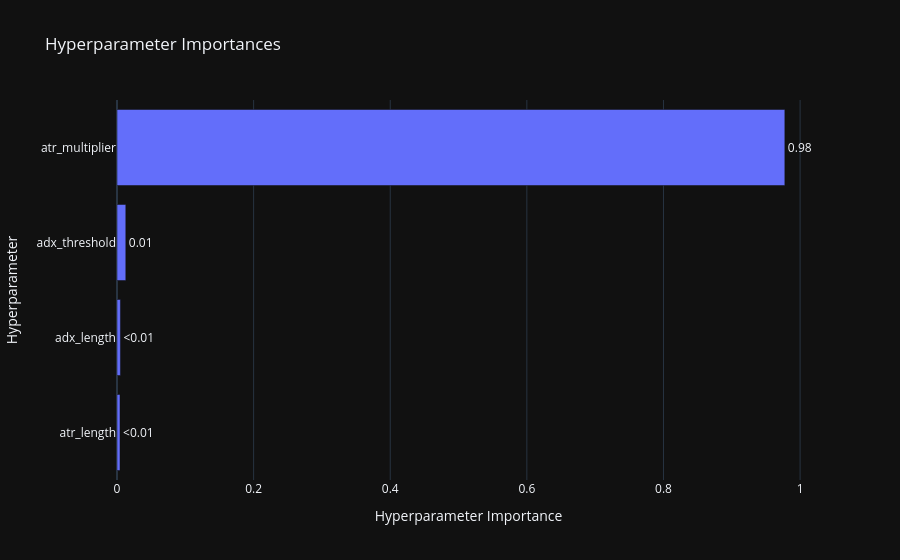
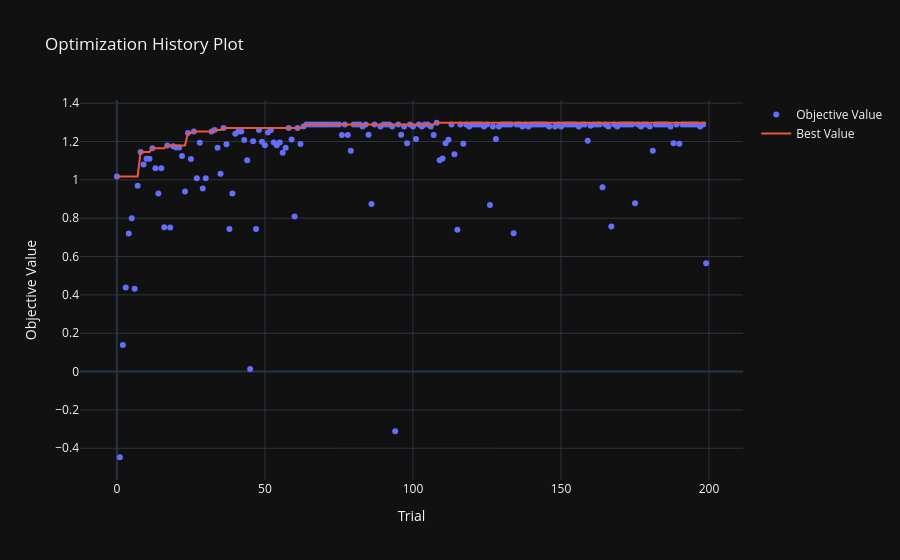
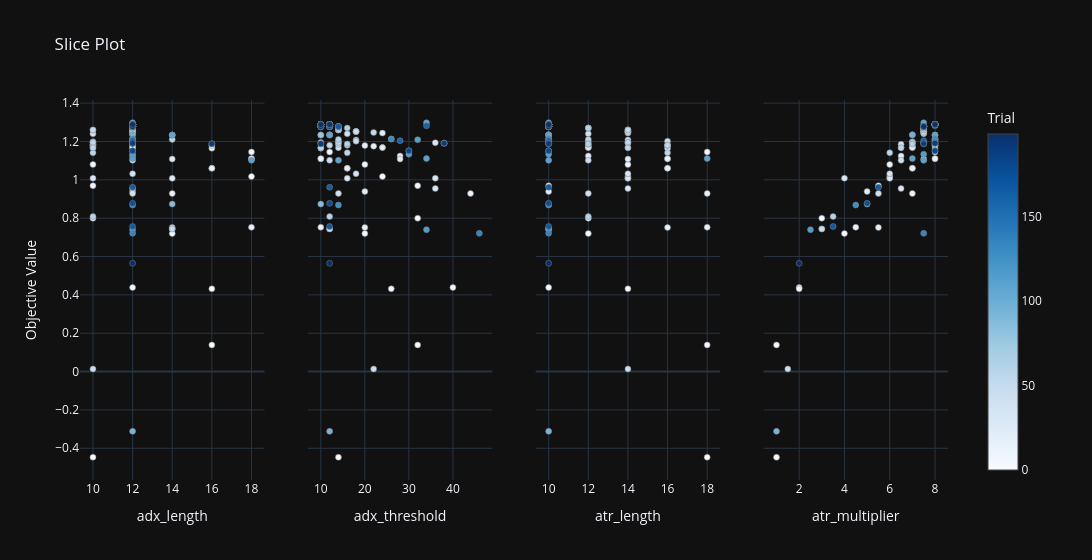

Notebook code for these charts, in order:
### Code cell
fig_opt = optuna.visualization.plot_param_importances(study_opt)
show(fig_opt)
fig_opt1 = optuna.visualization.plot_optimization_history(study_opt)
show(fig_opt1)
fig_opt2 = optuna.visualization.plot_slice(study_opt)
show(fig_opt2)

g_opt = sns.pairplot(
    trials_summary,
    x_vars=parameters,
    y_vars=performance,
    hue="symbol",

)
for i, y in enumerate(performance):
    for j, x in enumerate(parameters):
        ax = g_opt.axes[i, j]
        for sym, subdf in trials_summary_opt.groupby("symbol"):
            sns.regplot(
                data=subdf,
                x=x,
                y=y,
                scatter=False,
                ci=None,
                ax=ax,
                label=sym,
                line_kws={
                    "linestyle": "--",  # dashed line
                    "alpha": 0.6,  # transparency
                    "lw": 2,  # line width
                },
            )

### Figure 1 — Plotly figure (JSON) as saved in the notebook; plotly's stock layout.template omitted (floating-point values rounded to 4 significant figures)
{"data": [{"cliponaxis": false, "hovertemplate": ["atr_length (IntDistribution): 0.004403861551554017<extra></extra>", "adx_length (IntDistribution): 0.00501696540514562<extra></extra>", "adx_threshold (IntDistribution): 0.012893706169289611<extra></extra>", "atr_multiplier (FloatDistribution): 0.9776854668740107<extra></extra>"], "name": "Objective Value", "orientation": "h", "text": ["<0.01", "<0.01", "0.01", "0.98"], "textposition": "outside", "x": [0.004404, 0.005017, 0.01289, 0.9777], "y": ["atr_length", "adx_length", "adx_threshold", "atr_multiplier"], "type": "bar"}], "layout": {"title": {"text": "Hyperparameter Importances"}, "xaxis": {"title": {"text": "Hyperparameter Importance"}}, "yaxis": {"title": {"text": "Hyperparameter"}}}}

### Figure 2 — Plotly figure (JSON) as saved in the notebook; plotly's stock layout.template omitted (floating-point values rounded to 4 significant figures; data arrays with more than 128 entries replaced by an {"elided": "..."} marker saying what was removed)
{"data": [{"mode": "markers", "name": "Objective Value", "x": {"elided": "197 int values"}, "y": {"elided": "197 float values"}, "type": "scatter"}, {"mode": "lines", "name": "Best Value", "x": {"elided": "200 int values"}, "y": {"elided": "200 float values"}, "type": "scatter"}, {"marker": {"color": "#cccccc"}, "mode": "markers", "name": "Infeasible Trial", "showlegend": false, "x": [], "y": [], "type": "scatter"}], "layout": {"title": {"text": "Optimization History Plot"}, "xaxis": {"title": {"text": "Trial"}}, "yaxis": {"title": {"text": "Objective Value"}}}}

### Figure 3 — Plotly figure (JSON) as saved in the notebook; plotly's stock layout.template omitted (floating-point values rounded to 4 significant figures; data arrays with more than 128 entries replaced by an {"elided": "..."} marker saying what was removed)
{"data": [{"marker": {"color": {"elided": "197 int values"}, "colorbar": {"title": {"text": "Trial"}, "x": 1.0, "xpad": 40}, "colorscale": [[0.0, "rgb(247,251,255)"], [0.125, "rgb(222,235,247)"], [0.25, "rgb(198,219,239)"], [0.375, "rgb(158,202,225)"], [0.5, "rgb(107,174,214)"], [0.625, "rgb(66,146,198)"], [0.75, "rgb(33,113,181)"], [0.875, "rgb(8,81,156)"], [1.0, "rgb(8,48,107)"]], "line": {"color": "Grey", "width": 0.5}, "showscale": true}, "mode": "markers", "name": "Feasible Trial", "showlegend": false, "x": {"elided": "197 int values"}, "y": {"elided": "197 float values"}, "type": "scatter", "xaxis": "x", "yaxis": "y"}, {"marker": {"color": {"elided": "197 int values"}, "colorbar": {"title": {"text": "Trial"}, "x": 1.0, "xpad": 40}, "colorscale": [[0.0, "rgb(247,251,255)"], [0.125, "rgb(222,235,247)"], [0.25, "rgb(198,219,239)"], [0.375, "rgb(158,202,225)"], [0.5, "rgb(107,174,214)"], [0.625, "rgb(66,146,198)"], [0.75, "rgb(33,113,181)"], [0.875, "rgb(8,81,156)"], [1.0, "rgb(8,48,107)"]], "line": {"color": "Grey", "width": 0.5}, "showscale": false}, "mode": "markers", "name": "Feasible Trial", "showlegend": false, "x": {"elided": "197 int values"}, "y": {"elided": "197 float values"}, "type": "scatter", "xaxis": "x2", "yaxis": "y2"}, {"marker": {"color": {"elided": "197 int values"}, "colorbar": {"title": {"text": "Trial"}, "x": 1.0, "xpad": 40}, "colorscale": [[0.0, "rgb(247,251,255)"], [0.125, "rgb(222,235,247)"], [0.25, "rgb(198,219,239)"], [0.375, "rgb(158,202,225)"], [0.5, "rgb(107,174,214)"], [0.625, "rgb(66,146,198)"], [0.75, "rgb(33,113,181)"], [0.875, "rgb(8,81,156)"], [1.0, "rgb(8,48,107)"]], "line": {"color": "Grey", "width": 0.5}, "showscale": false}, "mode": "markers", "name": "Feasible Trial", "showlegend": false, "x": {"elided": "197 int values"}, "y": {"elided": "197 float values"}, "type": "scatter", "xaxis": "x3", "yaxis": "y3"}, {"marker": {"color": {"elided": "197 int values"}, "colorbar": {"title": {"text": "Trial"}, "x": 1.0, "xpad": 40}, "colorscale": [[0.0, "rgb(247,251,255)"], [0.125, "rgb(222,235,247)"], [0.25, "rgb(198,219,239)"], [0.375, "rgb(158,202,225)"], [0.5, "rgb(107,174,214)"], [0.625, "rgb(66,146,198)"], [0.75, "rgb(33,113,181)"], [0.875, "rgb(8,81,156)"], [1.0, "rgb(8,48,107)"]], "line": {"color": "Grey", "width": 0.5}, "showscale": false}, "mode": "markers", "name": "Feasible Trial", "showlegend": false, "x": {"elided": "197 float values"}, "y": {"elided": "197 float values"}, "type": "scatter", "xaxis": "x4", "yaxis": "y4"}], "layout": {"xaxis": {"anchor": "y", "domain": [0.0, 0.2125], "title": {"text": "adx_length"}}, "yaxis": {"anchor": "x", "domain": [0.0, 1.0], "title": {"text": "Objective Value"}}, "xaxis2": {"anchor": "y2", "domain": [0.2625, 0.475], "title": {"text": "adx_threshold"}}, "yaxis2": {"anchor": "x2", "domain": [0.0, 1.0], "matches": "y", "showticklabels": false}, "xaxis3": {"anchor": "y3", "domain": [0.525, 0.7375], "title": {"text": "atr_length"}}, "yaxis3": {"anchor": "x3", "domain": [0.0, 1.0], "matches": "y", "showticklabels": false}, "xaxis4": {"anchor": "y4", "domain": [0.7875, 1.0], "title": {"text": "atr_multiplier"}}, "yaxis4": {"anchor": "x4", "domain": [0.0, 1.0], "matches": "y", "showticklabels": false}, "title": {"text": "Slice Plot"}, "width": 1200}}
